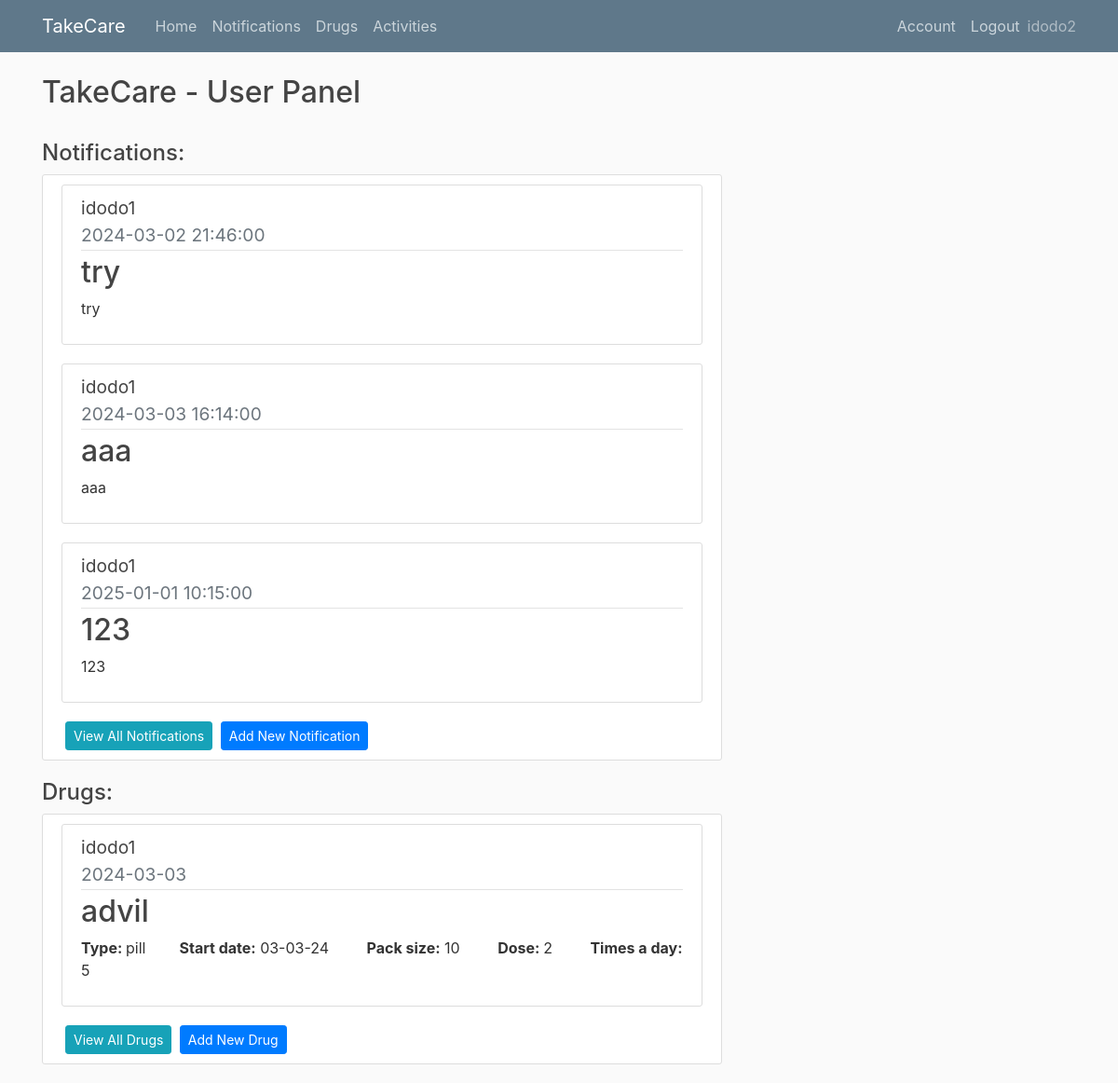
The app's page /home (signed in), older data.
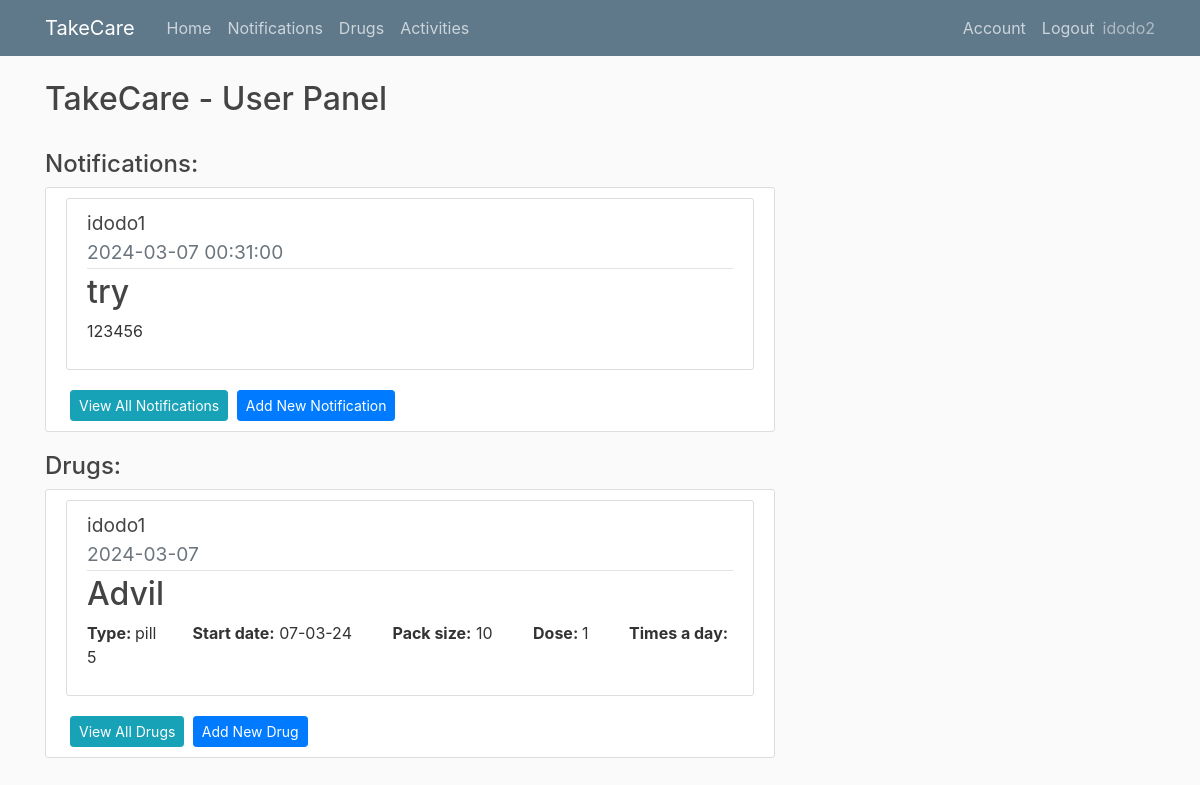
The same page, newer data.
### app/models.py (models this page shows, shortened)
class User(db.Model, UserMixin):
    id = db.Column(db.Integer, primary_key=True)
    username = db.Column(db.String(20), unique=True,nullable=False)
    email = db.Column(db.String(100), unique=True,nullable=False)
    image_file = db.Column(db.String(100),nullable=False,default='default.jpg')
    password= db.Column(db.String(60),nullable=False)
    ElderlyUser = db.relationship('Elderlyuser',backref='creator',lazy=True )
    Notifications = db.relationship('Notification',backref='creator',lazy=True )
    Drugs = db.relationship('Drug',backref='creator',lazy=True )

class Elderlyuser(db.Model, UserMixin):
    id = db.Column(db.Integer, primary_key=True)
    username = db.Column(db.String(20), unique=True,nullable=False)
    password= db.Column(db.String(60),nullable=False)
    user_id = db.Column(db.Integer, db.ForeignKey('user.id'), nullable=False)

class Notification(db.Model):
    id = db.Column(db.Integer, primary_key=True)
    title = db.Column(db.String(150),nullable=False)
    content = db.Column(db.Text,nullable=False)
    date = db.Column(db.Date,nullable=False)
    time = db.Column(db.Time,nullable=False)
    took = db.Column(db.Boolean, nullable=False)
    user_id = db.Column(db.Integer, db.ForeignKey('user.id'), nullable=False)
    elderly_user_id = db.Column(db.Integer, db.ForeignKey('elderlyuser.id'), nullable=False)

class Drug(db.Model):
    id = db.Column(db.Integer, primary_key=True)
    name = db.Column(db.String(150),nullable=False)
    type = db.Column(db.Text,nullable=False)
    dose = db.Column(db.Integer,nullable=False)
    timesaday = db.Column(db.Integer,nullable=False)
    taketime= db.Column(db.Time, nullable=False)
    gap = db.Column(db.Integer, nullable=False)
    packsize = db.Column(db.Integer,nullable=False)
    daystotake = db.Column(db.Integer,nullable=False)
    startdate = db.Column(db.Date,nullable=False)
    user_id = db.Column(db.Integer, db.ForeignKey('user.id'), nullable=False)
    elderly_user_id = db.Column(db.Integer, db.ForeignKey('elderlyuser.id'), nullable=False)
    drugschedules = db.relationship("DrugSchedule", cascade="all, delete")
    warnings = db.Column(db.String)

### app/routes.py (the view)
@app.route("/")
@app.route("/home")
@login_required
def home():
    notifications = Notification.query.filter_by(user_id=current_user.id).order_by(Notification.date.asc()).order_by(Notification.time.asc()).limit(3)
    drugs = Drug.query.filter_by(user_id=current_user.id)
    eldelys = Elderlyuser.query.filter_by(user_id=current_user.id)
    eldelys_dict = {i.id: i.username for i in eldelys}
    return render_template("home.html",notifications=notifications ,drugs=drugs,eldelys_dict=eldelys_dict)

### app/models.py (called while the page is built)
@login_manager.user_loader
def load_user(user_id):
    return User.query.get(int(user_id))

### app/templates/home.html
{% extends "layout.html" %}
{% block content %}
  <h2> TakeCare - User Panel </h2>
  <br>
  <h4>Notifications:</h4>
  <div class="content-section">
    {% if notifications.count() == 0  %}
        <h5>No notifications found</h5>
    {% else %}
      {% for notification in notifications %}
      <article class="media content-section">
        <div class="media-body">
               <div class="article-title">
                    <big>{{ eldelys_dict[notification.elderly_user_id] }}</big>
                </div>
          <div class="article-metadata">
            <big class="text-muted">{{ notification.date.strftime('%Y-%m-%d') }}    {{ notification.time }} </big>
          </div>
          <h2>{{ notification.title }}</h2>
          <p class="article-content">{{ notification.content }}</p>
        </div>
      </article>
      {% endfor %}
    {% endif %}
    <a class="btn btn-info btn-sm ml-1" href="{{url_for('notification')}}"> View All Notifications</a>
    <a class="btn btn-primary btn-sm ml-1" href="{{url_for('add_notification')}}"> Add New Notification</a>
  </div>
  <h4>Drugs:</h4>
  <div class="content-section">
    {% if drugs.count() == 0  %}
        <h5>No drugs found</h5>
    {% else %}
      {% for drug in drugs %}
      <article class="media content-section">
        <div class="media-body">
                <div class="article-title">
                    <big>{{ eldelys_dict[drug.elderly_user_id] }}</big>
                </div>
          <div class="article-metadata">
            <big class="text-muted">{{ drug.startdate.strftime('%Y-%m-%d') }} </big>
          </div>
          <h2>{{ drug.name }}</h2>
            <p>
              <strong>Type: </strong> {{ drug.type }}&nbsp; &nbsp; &nbsp; &nbsp;
              <strong>Start date:</strong> {{ drug.startdate.strftime('%d-%m-%y') }} &nbsp; &nbsp; &nbsp; &nbsp;
              <strong>Pack size:</strong> {{ drug.packsize }} &nbsp; &nbsp; &nbsp; &nbsp;
              <strong> Dose: </strong>{{ drug.dose }} &nbsp; &nbsp; &nbsp; &nbsp;
              <strong>Times a day: </strong>{{ drug.timesaday }} &nbsp;
            </p>
        </div>
      </article>
      {% endfor %}
    {% endif %}
    <a class="btn btn-info btn-sm ml-1" href="{{url_for('drugs')}}"> View All Drugs</a>
    <a class="btn btn-primary btn-sm ml-1" href="{{url_for('add_drug')}}"> Add New Drug</a>
  </div>
{% endblock content %}

### app/templates/layout.html (shortened to what this page needs)
<!DOCTYPE html>
<html>
<head>
    <link rel="stylesheet" href="https://maxcdn.bootstrapcdn.com/bootstrap/4.0.0/css/bootstrap.min.css">
    <link rel="stylesheet" type="text/css" href="{{ url_for('static', filename='main.css') }}">
</head>
<body>
    <header class="site-header">
      <nav class="navbar navbar-expand-md navbar-dark bg-steel fixed-top">
        <div class="container">
          <a class="navbar-brand mr-4" href="/">TakeCare</a>
          <div class="collapse navbar-collapse" id="navbarToggle">
            <div class="navbar-nav mr-auto">
              <a class="nav-item nav-link" href="{{url_for('home')}}">Home</a>
              <a class="nav-item nav-link" href="{{url_for('notification')}}">Notifications</a>
              <a class="nav-item nav-link" href="{{url_for('drugs')}}">Drugs</a>
              <a class="nav-item nav-link" href="{{url_for('activities')}}">Activities</a>
            </div>
            {% if not current_user.is_authenticated %}
            <div class="navbar-nav">
              <a class="nav-item nav-link" href="{{url_for('login')}}">Login</a>
              <a class="nav-item nav-link" href="{{url_for('register')}}">Register</a>
            </div>
            {% else %}
            <div class="navbar-nav">
              <a class="nav-item nav-link" href="{{url_for('account')}}">Account</a>
              <a class="nav-item nav-link" href="{{url_for('logout')}}">Logout</a>
              <sapn class="navbar-text">{{current_user.username}}</span>
            </div>
            {% endif %}
          </div>
        </div>
      </nav>
    </header>
    <main role="main" class="container">
      <div class="row">
        <div class="col-md-8">
          {% block content %} {% endblock %}
        </div>
    </main>
</body>
</html>

### app/static/main.css (style rules this page uses)
body { background: #fafafa; color: #333333; margin-top: 5rem; }
h1, h2, h3, h4, h5, h6 { color: #444444; }
.bg-steel { background-color: #5f788a; }
.site-header .navbar-nav .nav-link { color: #cbd5db; }
.content-section { background: #ffffff; padding: 10px 20px; border: 1px solid #dddddd; border-radius: 3px; margin-bottom: 20px; }
.article-title { color: #444444; }
.article-content { white-space: pre-line; }
.article-metadata { padding-bottom: 1px; margin-bottom: 4px; border-bottom: 1px solid #e3e3e3 }

Row changes from the older to the newer data that the page shows:
removed Notification: {{ eldelys_dict[notification.elderly_user_id] }} "idodo1", date "2024-03-02", time "21:46:00", title "try", content "try"
removed Notification: {{ eldelys_dict[notification.elderly_user_id] }} "idodo1", date "2024-03-03", time "16:14:00", title "aaa", content "aaa"
changed Notification: date "2025-01-01" → "2024-03-07"; time "10:15:00" → "00:31:00"; title "123" → "try"; content "123" → "123456"
changed Drug "pill": startdate "2024-03-03" → "2024-03-07"; name "advil" → "Advil"; startdate "03-03-24" → "07-03-24"; dose "2" → "1"
